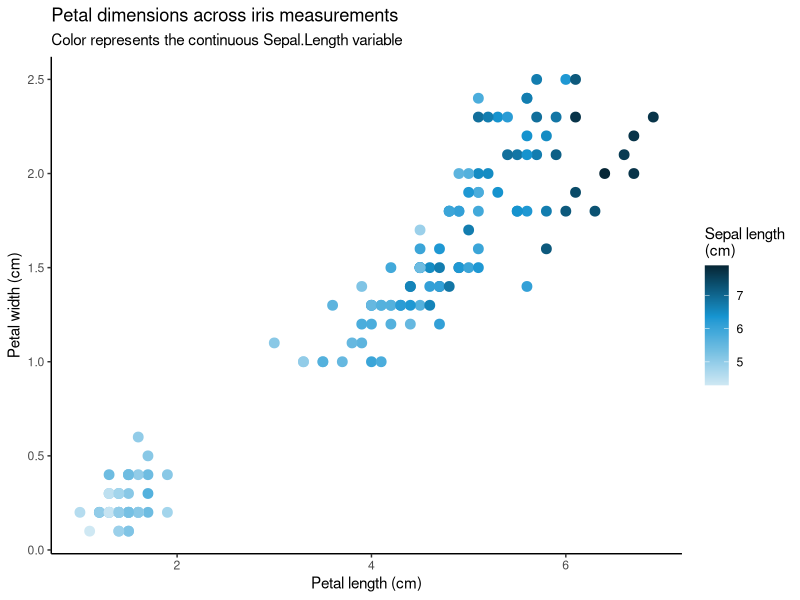
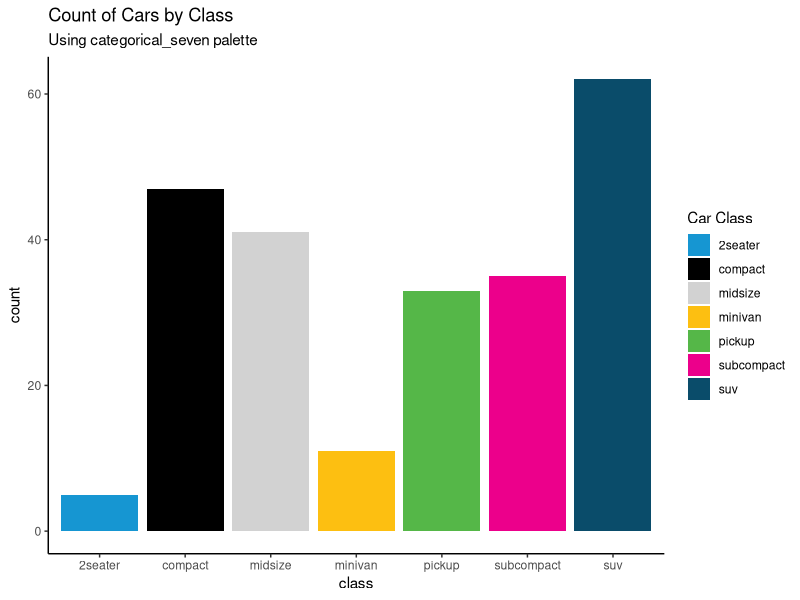
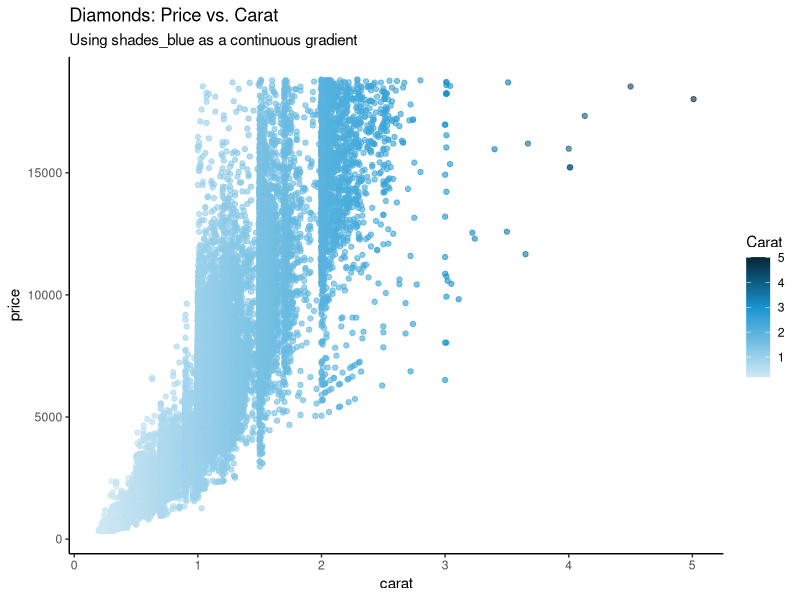
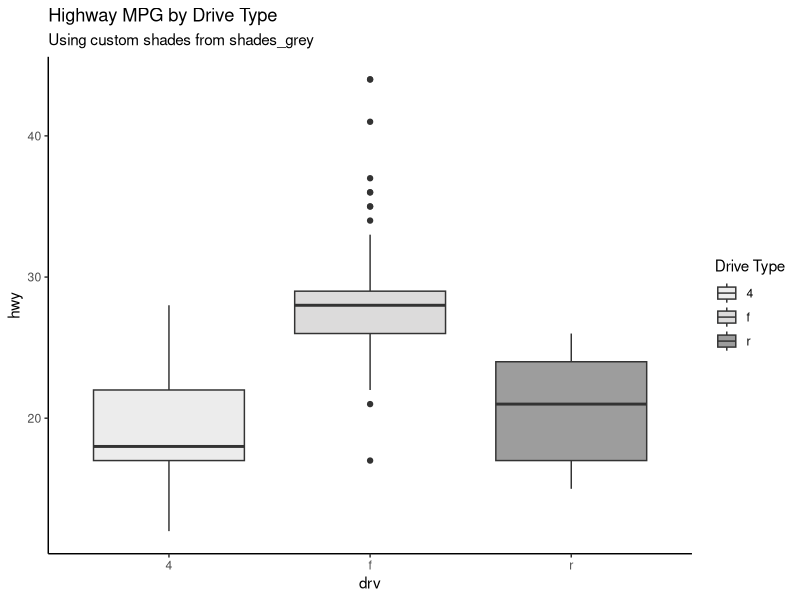
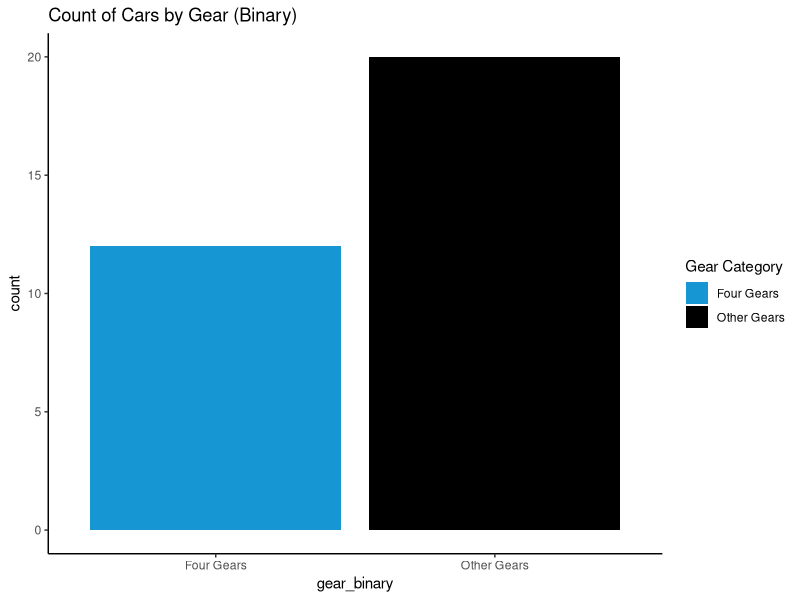
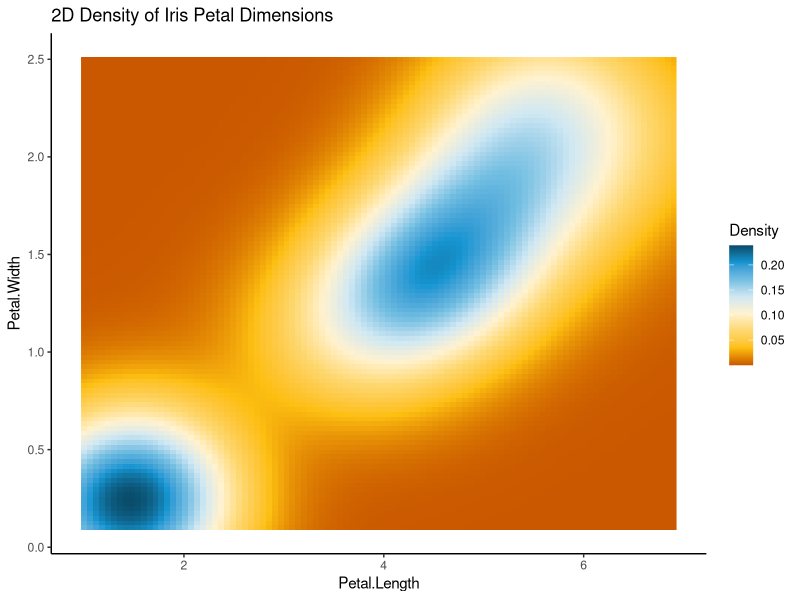
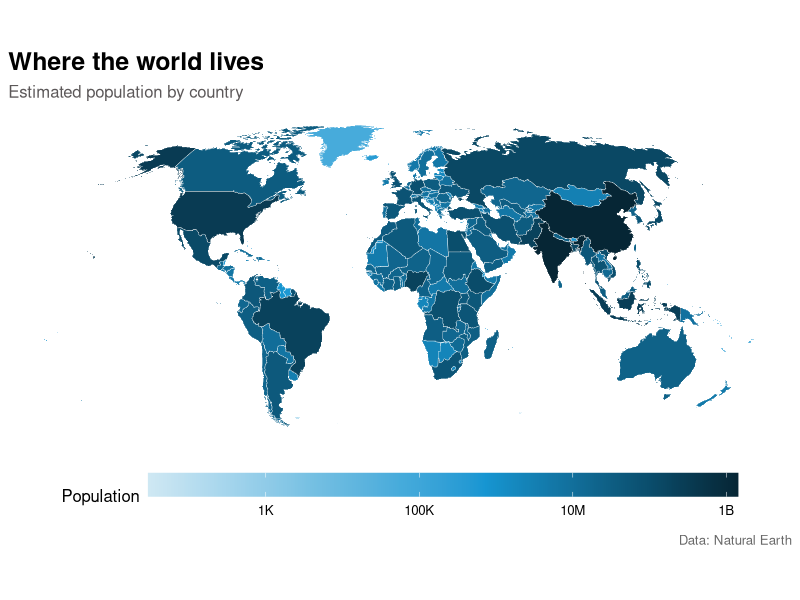
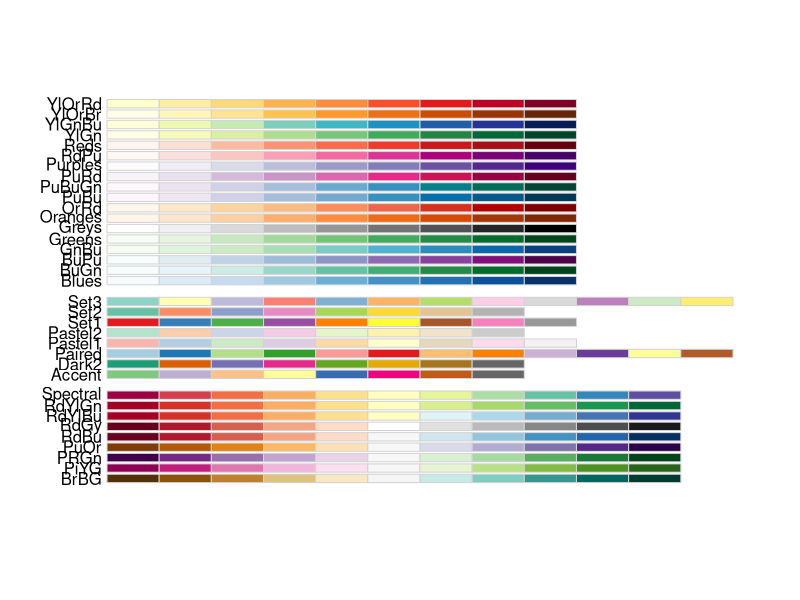

Write the R code that produced these figures, in order.
## ---- chunk 1
knitr::opts_chunk$set(
  warning = FALSE,
  message = FALSE,
  fig.retina = 2,
  fig.width = 8,
  fig.height = 5,
  out.width = "100%"
)
## ---- chunk 2
main_colors <- c("#1696d2", "#d2d2d2", "#000000", "#fdbf11", "#ec008b", "#55b748", "#5c5859", "#db2b27")
## ---- chunk 3
shades_blue <- c("#cfe8f3", "#a2d4ec", "#73bfe2", "#46abdb", "#1696d2", "#12719e", "#0a4c6a", "#062635")
shades_grey <- c("#f5f5f5", "#ececec", "#e3e3e3", "#dcdbdb", "#d2d2d2", "#9d9d9d", "#696969", "#353535")
## ---- chunk 4
  one_group <- c("#1696d2", "#000000")
## ---- chunk 5
  categorical_two <- c("#1696d2", "#000000", "#d2d2d2", "#fdbf11")
  political_two <- c("#1696d2", "#db2b27")
  sequential_two <- c("#a2d4ec", "#1696d2")
## ---- chunk 6
  categorical_three <- c("#1696d2", "#000000", "#d2d2d2", "#fdbf11", "#55b748", "#ec008b")
  sequential_three <- c("#a2d4ec", "#1696d2", "#0a4c6a")
## ---- chunk 7
  categorical_four <- c("#1696d2", "#000000", "#d2d2d2", "#fdbf11", "#ec008b")
  sequential_four <- c("#cfe8f3", "#73bfe2", "#1696d2", "#0a4c6a")
  
  categorical_five <- c("#1696d2", "#000000", "#d2d2d2", "#fdbf11", "#ec008b", "#0a4c6a", "#55b748")
  sequential_five <- c("#cfe8f3", "#73bfe2", "#1696d2", "#0a4c6a", "#000000")
  
  categorical_six <- c("#1696d2", "#000000", "#d2d2d2", "#fdbf11", "#55b748", "#ec008b", "#0a4c6a")
  sequential_six <- c("#cfe8f3", "#a2d4ec", "#73bfe2", "#46abdb", "#1696d2", "#12719e")
  
  categorical_seven <- c("#1696d2", "#000000", "#d2d2d2", "#fdbf11", "#55b748", "#ec008b", "#0a4c6a")
  sequential_seven <- c("#cfe8f3", "#a2d4ec", "#73bfe2", "#46abdb", "#1696d2", "#12719e", "#0a4c6a")
## ---- chunk 8
diverging_colors <- c("#ca5800", "#fdbf11", "#fdd870", "#fff2cf", "#cfe8f3", "#73bfe2", "#1696d2", "#0a4c6a")
## ---- chunk 9
library(tidyverse)
ggplot(iris, aes(
  x = Petal.Length,
  y = Petal.Width,
  color = Sepal.Length
)) +
  geom_point(size = 3) +
  scale_color_gradientn(colors = shades_blue) +
  theme_classic() +
  labs(
    title = "Petal dimensions across iris measurements",
    subtitle = "Color represents the continuous Sepal.Length variable",
    x = "Petal length (cm)",
    y = "Petal width (cm)",
    color = "Sepal length\n(cm)"
  )
## ---- chunk 10
ggplot(mpg, aes(x = class, fill = class)) +
  geom_bar() +
  scale_fill_manual(values = categorical_seven) +
  theme_classic() +
  labs(title = "Count of Cars by Class",
       subtitle = "Using categorical_seven palette",
       fill = "Car Class")
## ---- chunk 11
ggplot(diamonds, aes(x = carat, y = price, color = carat)) +
  geom_point(alpha = 0.6) +
  scale_color_gradientn(colors = shades_blue) +
  theme_classic() +
  labs(title = "Diamonds: Price vs. Carat",
       subtitle = "Using shades_blue as a continuous gradient",
       color = "Carat")
## ---- chunk 12
# Identify the unique drive types in mpg
drv_levels <- sort(unique(mpg$drv))
# Select three shades from shades_grey (for example, positions 2, 4, and 6)
selected_grey <- shades_grey[c(2, 4, 6)]

ggplot(mpg, aes(x = drv, y = hwy, fill = drv)) +
  geom_boxplot() +
  scale_fill_manual(values = selected_grey) +
  theme_classic() +
  labs(title = "Highway MPG by Drive Type",
       subtitle = "Using custom shades from shades_grey",
       fill = "Drive Type")
## ---- chunk 13
mtcars2 <- mtcars %>%
  mutate(gear_binary = ifelse(gear == 4, "Four Gears", "Other Gears"))

ggplot(mtcars2, aes(x = gear_binary, fill = gear_binary)) +
  geom_bar() +
  scale_fill_manual(values = categorical_two) +
  theme_classic() +
  labs(title = "Count of Cars by Gear (Binary)",
       fill = "Gear Category")
## ---- chunk 14
ggplot(iris, aes(x = Petal.Length, y = Petal.Width, fill = after_stat(density))) +
  stat_density_2d(geom = "raster", contour = FALSE) +
  scale_fill_gradientn(colors = diverging_colors) +
  theme_classic() +
  labs(title = "2D Density of Iris Petal Dimensions",
       fill = "Density")
## ---- chunk 15
library(ggplot2)
library(sf)
library(rnaturalearth)
library(scales)

shades_blue <- c(
  "#cfe8f3", "#a2d4ec", "#73bfe2", "#46abdb",
  "#1696d2", "#12719e", "#0a4c6a", "#062635"
)

world <- ne_countries(scale = "medium", returnclass = "sf")
world <- world[world$admin != "Antarctica", ]
world$pop_est[world$pop_est <= 0] <- NA

ggplot(world) +
  geom_sf(
    aes(fill = pop_est),
    color = "white",
    linewidth = 0.12
  ) +
  coord_sf(crs = "+proj=robin", datum = NA) +
  scale_fill_gradientn(
    colors = shades_blue,
    trans = "log10",
    labels = label_number(scale_cut = cut_short_scale()),
    na.value = "#ececec",
    name = "Population"
  ) +
  labs(
    title = "Where the world lives",
    subtitle = "Estimated population by country",
    caption = "Data: Natural Earth"
  ) +
  theme_classic(base_size = 12) +
  theme(
    axis.line = element_blank(),
    axis.text = element_blank(),
    axis.ticks = element_blank(),
    axis.title = element_blank(),
    legend.position = "bottom",
    legend.key.width = grid::unit(3, "cm"),
    plot.title = element_text(face = "bold", size = 18),
    plot.subtitle = element_text(color = "#5c5859"),
    plot.caption = element_text(color = "#696969")
  )
## ---- chunk 16
library(RColorBrewer)
display.brewer.all()
